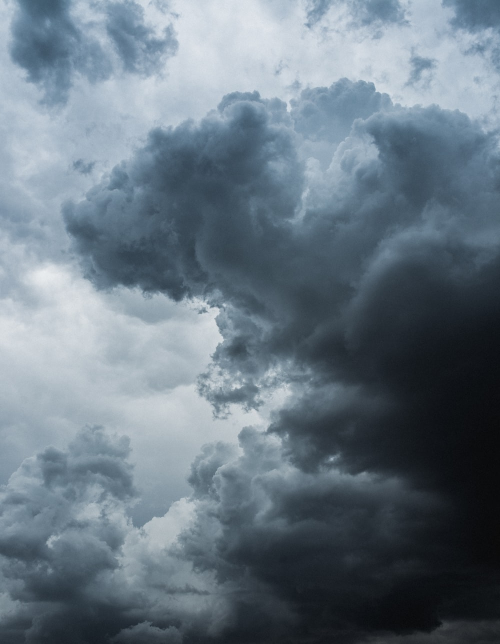
#> input picture dark_sky.jpeg, 1000 x 1288 px (shown at 1/2 size)
$ python gray%.py
#> lines starting #> are read from the running program, lines starting #| are printed output that depends on the picture; after the words box and inside, x2 and y2 are one past the last pixel; in counts of white or black regions, pixels touching at a corner belong together
import numpy as np
import cv2


## READ ALL IMAGES
img1 = cv2.imread('dark_sky.jpeg', 1)
#> img1 is the input picture: shape (1288, 1000, 3); mean B, G, R 130.8, 119.4, 105.1
img2 = cv2.imread('cloud 2.jpg', 1)
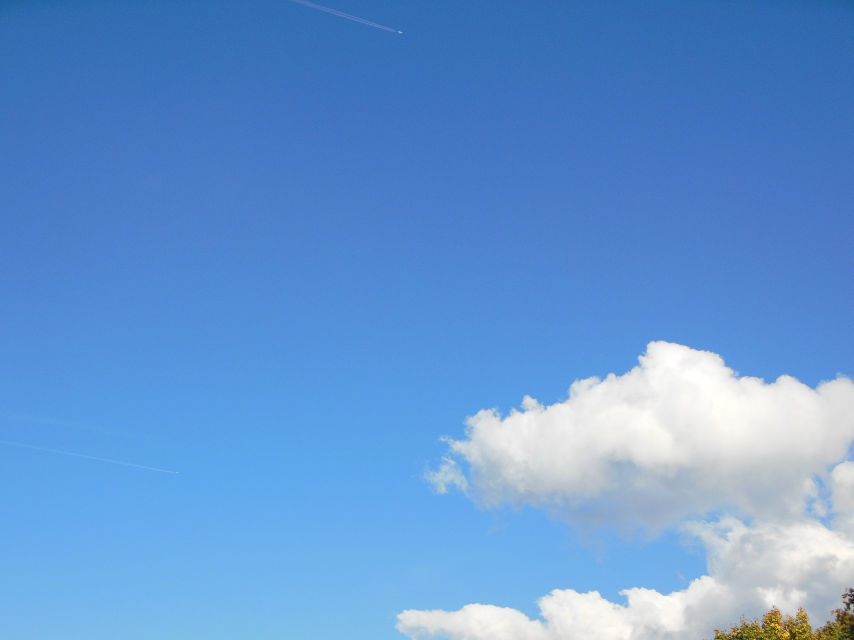
#> input picture cloud 2.jpg, 2560 x 1920 px (shown at 1/3 size)
#> img2 is the input picture: shape (1920, 2560, 3); mean B, G, R 210.7, 150.4, 100.5
img3 = cv2.imread('sky 3.jpg', 1)
img4 = cv2.imread('sky 4.jpeg', 1)
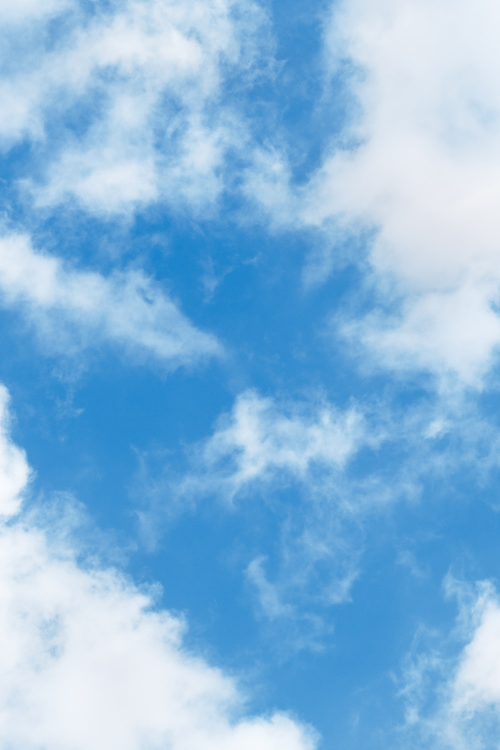
#> input picture sky 4.jpeg, 1000 x 1500 px (shown at 1/2 size)
#> img4 is the input picture: shape (1500, 1000, 3); mean B, G, R 222.9, 184.4, 135
img5 = cv2.imread('sky 5.jpg', 1)
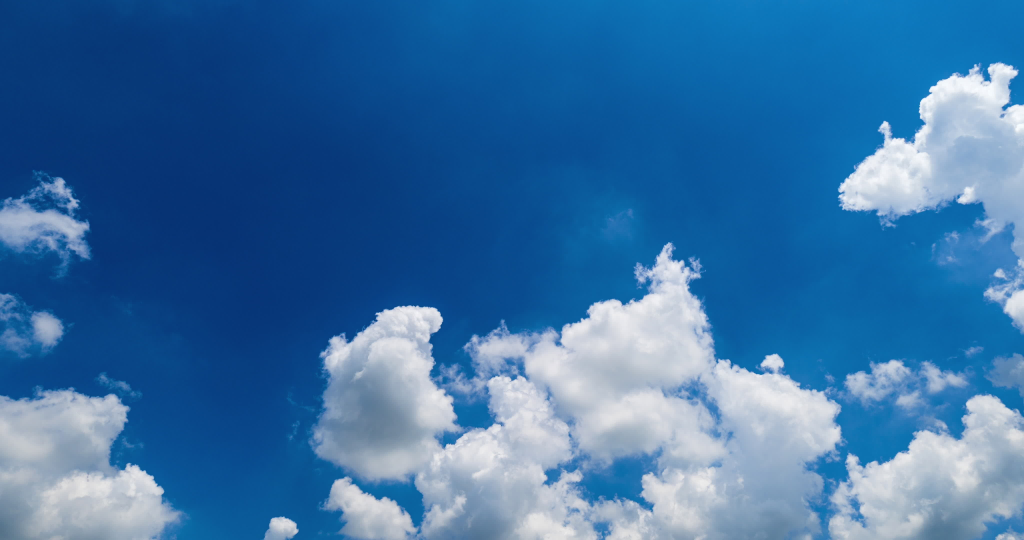
#> input picture sky 5.jpg, 4096 x 2160 px (shown at 1/4 size)
#> img5 is the input picture: shape (2160, 4096, 3); mean B, G, R 165.3, 113.7, 59

##DEFINE GRAY/WHITE COLOR RANGES
gray = [210, 210, 210]  # RGB
diff = 40
boundaries = [([gray[2]-diff, gray[1]-diff, gray[0]-diff],
               [gray[2]+diff, gray[1]+diff, gray[0]+diff])]

##IMAGE BY IMAGE GRAY %
# IMAGE 1
for (lower, upper) in boundaries:
    lower = np.array(lower, dtype=np.uint8)
    upper = np.array(upper, dtype=np.uint8)
    mask = cv2.inRange(img1, lower, upper)
    output = cv2.bitwise_and(img1, img1, mask=mask)

    ratio_gray1 = cv2.countNonZero(mask)/(img1.size/3)
    print('gray pixel percentage of image 1:', np.round(ratio_gray1*100, 2))

    cv2.imshow("images", np.hstack([img1, output]))
    cv2.waitKey(0)
#> this loop made 1 pass
#> ratio_gray1 on pass 1: 0.203
#| gray pixel percentage of image 1: 20.34
#> pass 1, `mask = cv2.inRange(img1, lower, upper)`:
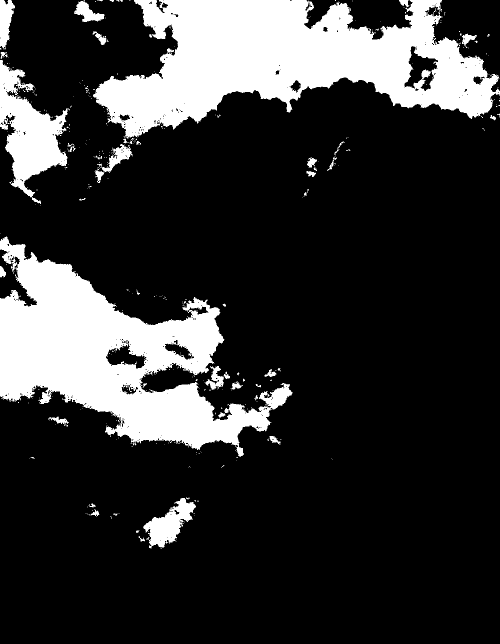
#> mask: shape (1288, 1000) (shown at 1/2 size); 20.3% white; 400 white regions (352 under 20 px), largest, box (x1, y1, x2, y2) and area: (186, 0, 1000, 278) 122664, (0, 473, 585, 914) 106473, (0, 120, 135, 408) 17716
#> pass 1, `cv2.imshow("images", np.hstack([img1, output]))`:
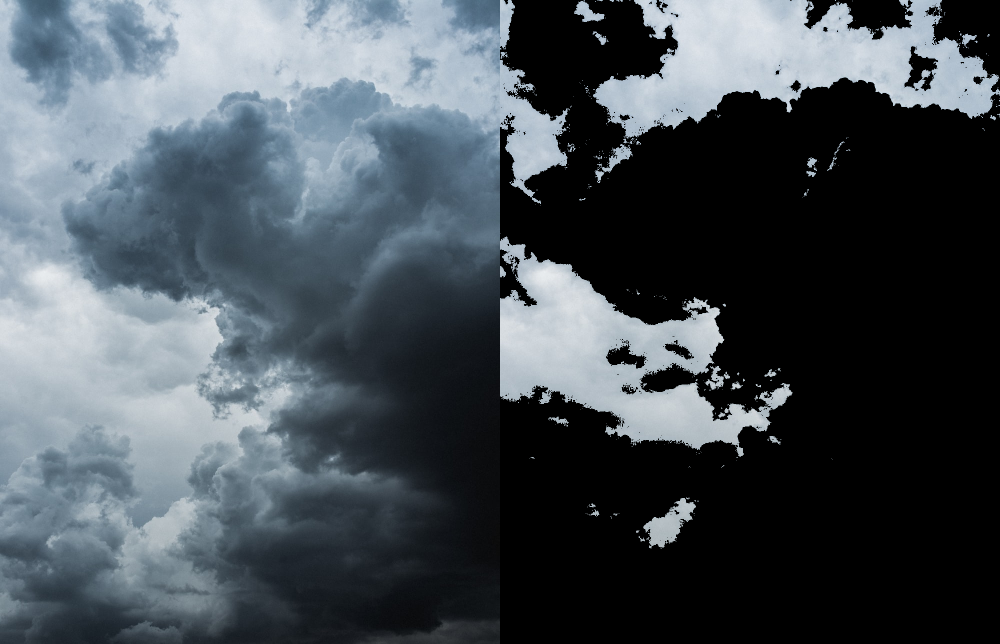
#> window 'images': shape (1288, 2000, 3) (shown at 1/2 size); mean B, G, R 86.8, 80.1, 71.9


# IMAGE 2

for (lower, upper) in boundaries:
    lower = np.array(lower, dtype=np.uint8)
    upper = np.array(upper, dtype=np.uint8)
    mask = cv2.inRange(img2, lower, upper)
    output = cv2.bitwise_and(img2, img2, mask=mask)

    ratio_gray2 = cv2.countNonZero(mask)/(img2.size/3)
    print('gray pixel percentage of image 2:', np.round(ratio_gray2*100, 2))

    cv2.imshow("images", np.hstack([img2, output]))
    cv2.waitKey(0)
#> this loop made 1 pass
#> (lower, upper, ratio_gray2) on pass 1: ([170, 170, 170], [250, 250, 250], 0.121)
#| gray pixel percentage of image 2: 12.08
#> pass 1, `output = cv2.bitwise_and(img2, img2, mask=mask)`:
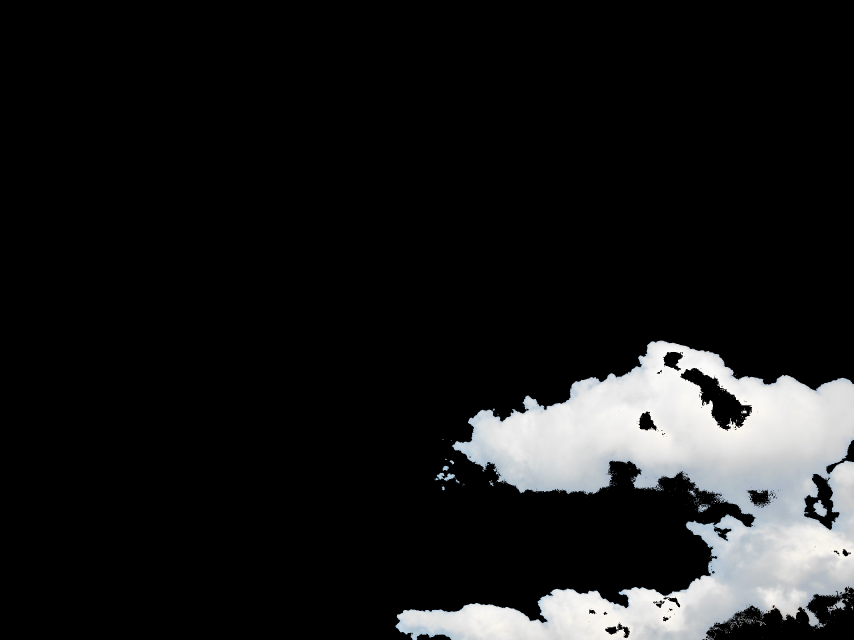
#> output: shape (1920, 2560, 3) (shown at 1/3 size); mean B, G, R 26.7, 26.4, 26
#> pass 1, `cv2.imshow("images", np.hstack([img2, output]))`:
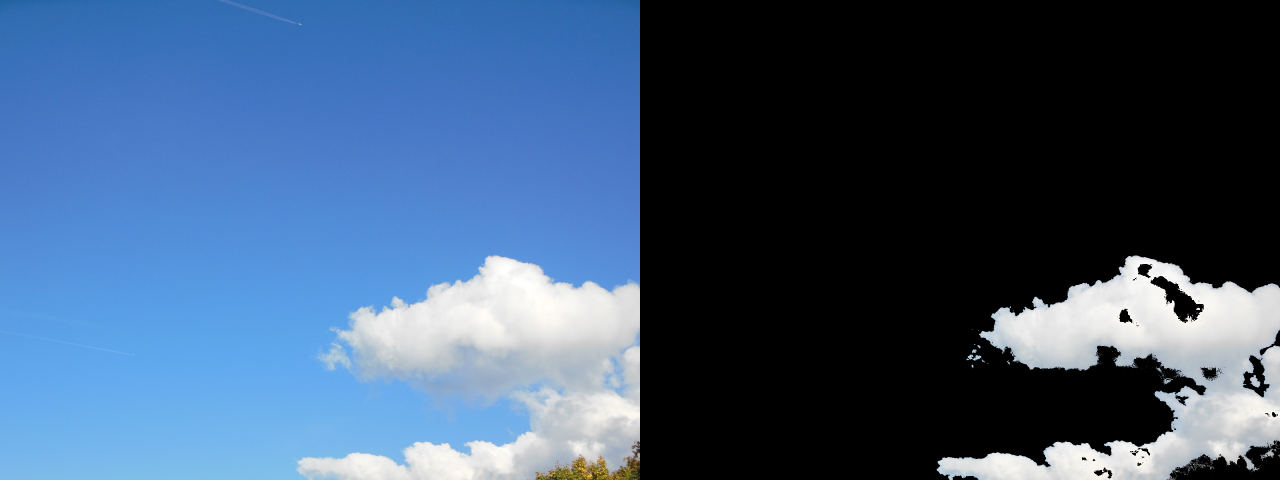
#> window 'images': shape (1920, 5120, 3) (shown at 1/4 size); mean B, G, R 118.7, 88.4, 63.3


# IMAGE 3

for (lower, upper) in boundaries:
    lower = np.array(lower, dtype=np.uint8)
    upper = np.array(upper, dtype=np.uint8)
#> (the run stopped early here; a loop or call above may not have finished)
